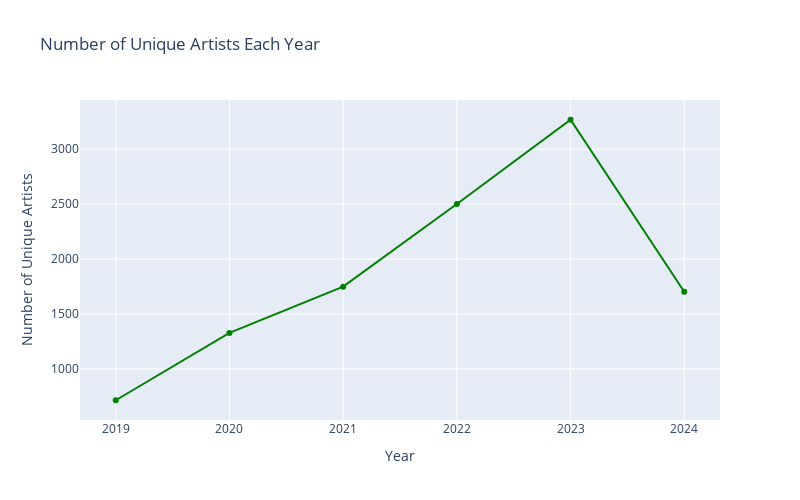

This figure's notebook cell:
### Markdown cell above
##### **By Artists Counts**

### Code cell
# Create a 'year' column based on the 'ts' timestamp column
spotify_data['year'] = spotify_data['ts'].dt.year

# Calculate the number of unique artists for each year
artists_per_year = spotify_data.groupby('year')['master_metadata_album_artist_name'].nunique().reset_index()

# Create the plot using Plotly Express (px)
fig = px.line(artists_per_year, x='year', y='master_metadata_album_artist_name',
             labels={'year': 'Year', 'master_metadata_album_artist_name': 'Number of Unique Artists'},
             title='Number of Unique Artists Each Year',
             color_discrete_sequence=['green'], markers=True,
             width=800, height=500)
fig.show()

### Figure 1 — Plotly figure (JSON) as saved in the notebook; plotly's stock layout.template omitted (floating-point values rounded to 4 significant figures)
{"data": [{"hovertemplate": "Year=%{x}<br>Number of Unique Artists=%{y}<extra></extra>", "legendgroup": "", "line": {"color": "green", "dash": "solid"}, "marker": {"symbol": "circle"}, "mode": "lines+markers", "name": "", "orientation": "v", "showlegend": false, "type": "scatter", "x": [2019, 2020, 2021, 2022, 2023, 2024], "xaxis": "x", "y": [715, 1328, 1749, 2501, 3268, 1703], "yaxis": "y"}], "layout": {"height": 500, "legend": {"tracegroupgap": 0}, "title": {"text": "Number of Unique Artists Each Year"}, "width": 800, "xaxis": {"anchor": "y", "domain": [0, 1], "title": {"text": "Year"}}, "yaxis": {"anchor": "x", "domain": [0, 1], "title": {"text": "Number of Unique Artists"}}}}
